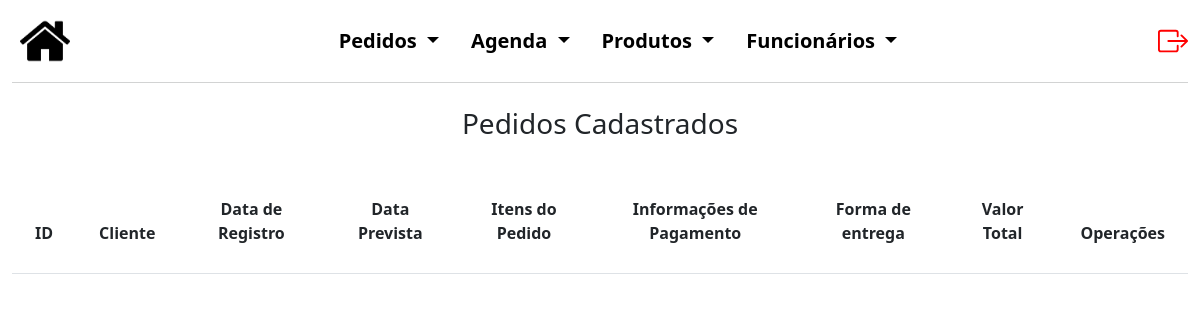
The app's page /pedidos/consPed.php (signed in), older data.
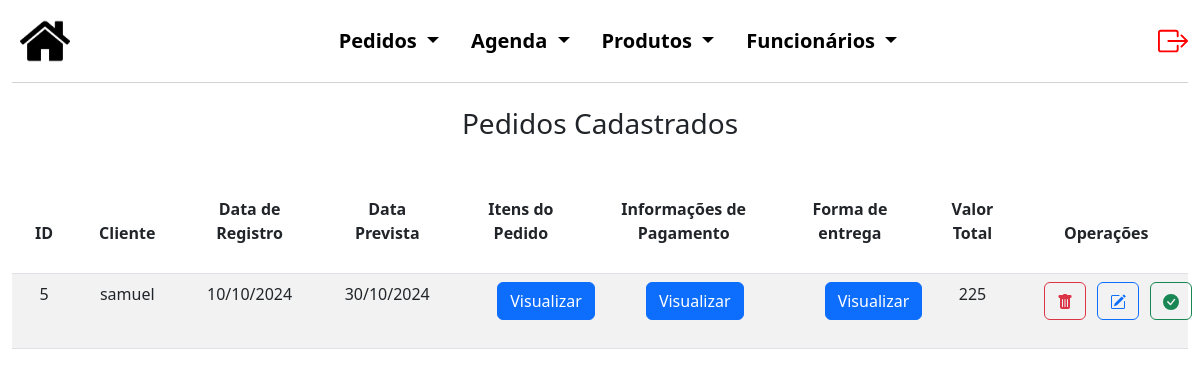
The same page, newer data.
### tables this page shows
CREATE TABLE `pedidos` (
  `codPed` int(5) NOT NULL,
  `cod_func` varchar(50) NOT NULL,
  `tipoPessoa` varchar(50) NOT NULL,
  `nomeCli` varchar(50) NOT NULL,
  `contato` varchar(50) NOT NULL,
  `descr` text NOT NULL,
  `dataPed` date NOT NULL,
  `dataPrev` date NOT NULL,
  `entrega` varchar(50) NOT NULL,
  `logradouro` varchar(50) NOT NULL,
  `numero` int(5) NOT NULL,
  `bairro` varchar(50) NOT NULL,
  `entrada` varchar(50) NOT NULL,
  `valorEnt` decimal(10,0) NOT NULL,
  `valorTotal` decimal(10,0) NOT NULL,
  `cod_itensPed` int(5) NOT NULL
);

### conexao.php (called while the page is built)
<?php
function novaConexao()
{
    $usuario = 'root';
    $senha = '';
    $database = 'digital_print';
    $host = 'localhost';
    try {
        $conexao = new PDO("mysql:host=$host;dbname=$database", $usuario, $senha);
        $conexao->setAttribute(PDO::ATTR_ERRMODE, PDO::ERRMODE_EXCEPTION);
        return $conexao;
    } catch (PDOException $e) {
        die("Falha ao conectar ao banco de dados: " . $e->getMessage());
    }
}
?>

### pedidos/consPed.php (the view, shortened to what the changed rows need)
<?php
require_once('../conexao.php');
$conexao = novaConexao();
$registros = [];
$erro = false;
try {
    $sql = "SELECT * FROM pedidos";
    $stmt = $conexao->prepare($sql);
    $stmt->execute();
    $registros = $stmt->fetchAll(PDO::FETCH_ASSOC);
} catch (PDOException $e) {
    $erro = true;
    echo "Erro: " . $e->getMessage();
}
?>
<!DOCTYPE html>
<html lang="pt-BR">
<head>
    <link href="https://cdn.jsdelivr.net/npm/bootstrap@5.3.0/dist/css/bootstrap.min.css" rel="stylesheet">
    <link rel="stylesheet" href="../style.css?v=1.2">
</head>
<body>
    <?php if ($erro): ?>
        <div class="alert alert-danger" role="alert">
            Não foi possível carregar os dados.
        </div>
    <?php else: ?>
        <div class="container-fluid consContainer">
            <table class="table table-striped">
                <thead>
                    <tr>
                        <th>
                            <div class="row justify-content-center text-center titleCons">ID</div>
                        </th>
                        <th>
                            <div class="row justify-content-center text-center titleCons">Cliente</div>
                        </th>
                        <th>
                            <div class="row justify-content-center text-center titleCons">Data de Registro</div>
                        </th>
                        <th>
                            <div class="row justify-content-center text-center titleCons">Data Prevista</div>
                        </th>
                        <th>
                            <div class="row justify-content-center text-center titleCons">Itens do Pedido</div>
                        </th>
                        <th>
                            <div class="row justify-content-center text-center titleCons">Informações de Pagamento</div>
                        </th>
                        <th>
                            <div class="row justify-content-center text-center titleCons">Forma de entrega</div>
                        </th>
                        <th>
                            <div class="row justify-content-center text-center titleCons">Valor Total</div>
                        </th>
                        <th>
                            <div class="row justify-content-center text-center titleCons">Operações</div>
                        </th>
                    </tr>
                </thead>
                <tbody>
                    <?php foreach ($registros as $registro): ?>
                        <td>
                            <div class="row justify-content-center registro">
                                <?php echo ($registro['codPed']); ?>
                            </div>
                        </td>
                        <td>
                            <div class="row justify-content-center registro">
                                <?php echo ($registro['nomeCli']); ?>
                            </div>
                        </td>
                        <td>
                            <div class="row justify-content-center registro">
                                <?php echo (date('d/m/Y', strtotime($registro['dataPed']))); ?>
                            </div>
                        </td>
                        <td>
                            <div class="row justify-content-center registro">
                                <?php echo (date('d/m/Y', strtotime($registro['dataPrev']))); ?>
                            </div>
                        </td>
                        <td>
                            <div class="row justify-content-center btnVisu">
                                <div class="col-6">
                                    <form method="POST">
                                        <button type="submit" name="visuPedidos" class="btn btn-primary">Visualizar</button>
                                    </form>
                                </div>
                            </div>
                        </td>
                        <td>
                            <div class="row justify-content-center btnVisu">
                                <div class="col-6">
                                    <form method="POST">
                                        <button type="submit" name="visuPedidos" class="btn btn-primary">Visualizar</button>
                                    </form>
                                </div>
                            </div>
                        </td>
                        <td>
                            <div class="row justify-content-center btnVisu">
                                <div class="col-6">
                                    <form method="POST">
                                        <button type="submit" name="visuPedidos" class="btn btn-primary">Visualizar</button>
                                    </form>
                                </div>
                            </div>
                        </td>
                        <td>
                            <div class="row justify-content-center registro">
                                <?php echo ($registro['valorTotal']); ?>
                            </div>
                        </td>
                        <td>
                            <div class="row text-center justify-content-center operacoes">
                                <div class="col-3 oprBtn">
                                    <form method="POST">
                                        <button type="submit" name="delete" class="btn btn-outline-danger">
                                        </button>
                                    </form>
                                </div>
                                <div class="col-3 oprBtn">
                                    <form method="POST">
                                        <button type="submit" name="edit" class="btn btn-outline-primary">
                                        </button>
                                    </form>
                                </div>
                                <div class="col-3 oprBtn">
                                    <a class="btn btn-outline-success" href="editar.php?id=<?php echo $usuario['id']; ?>">
                                    </a>
                                </div>
                            </div>
                        </td>
                    <?php endforeach; ?>
                </tbody>
            </table>
        </div>
    <?php endif; ?>
</body>
</html>

Row changes from the older to the newer data that the page shows:
added pedidos: codPed "5", nomeCli "samuel", dataPed "10/10/2024", dataPrev "30/10/2024", valorTotal "225"
